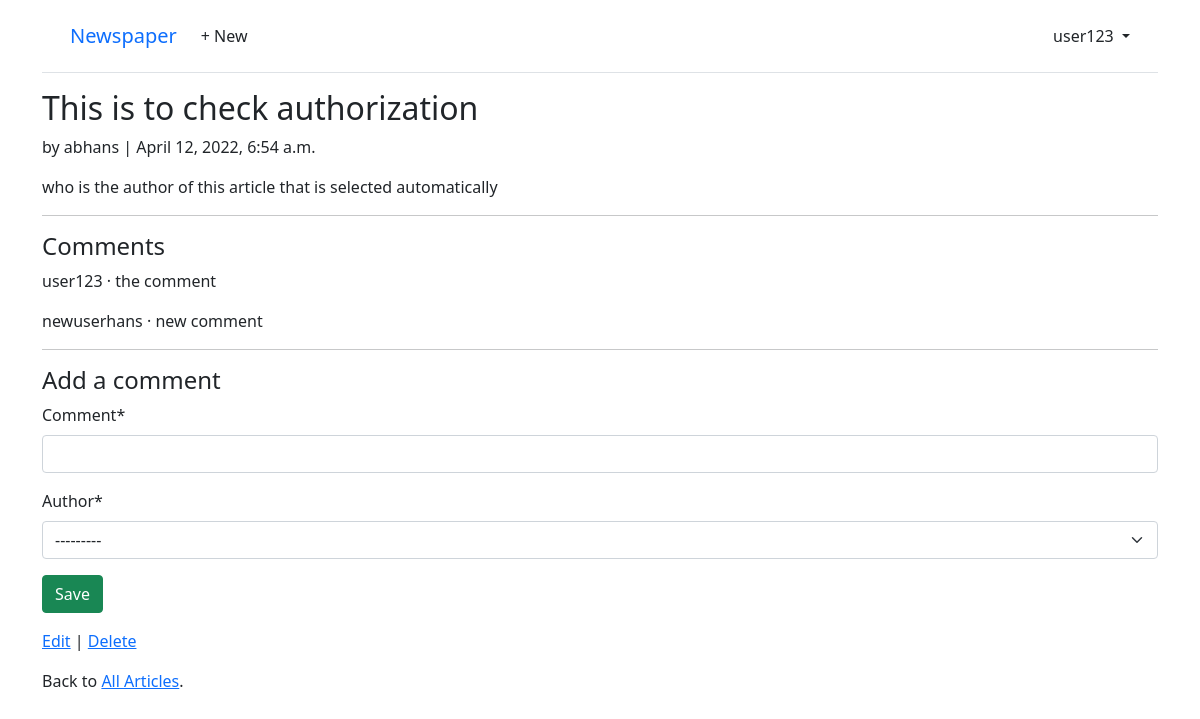
Page /articles/5/ (signed in) on the committed database.
### accounts/models.py (models this page shows)
class CustomUser(AbstractUser):
	age = models.PositiveIntegerField(null=True, blank=True)

### articles/models.py (models this page shows, shortened)
class Article(models.Model):
	title = models.CharField(max_length=255)
	body = models.TextField()
	date = models.DateTimeField(auto_now_add=True)
	author = models.ForeignKey(
		settings.AUTH_USER_MODEL,
		on_delete=models.CASCADE,
		)

class Comment(models.Model): # new
	article = models.ForeignKey(Article, on_delete=models.CASCADE)
	comment = models.CharField(max_length=140)
	author = models.ForeignKey(
	settings.AUTH_USER_MODEL,
	on_delete=models.CASCADE,
	)
	def __str__(self):
		return self.comment

### articles/views.py (the view, shortened to what this page needs)
# urls.py: path("<int:pk>/", ArticleDetailView.as_view(),
class ArticleDetailView(LoginRequiredMixin,View): # new
	def get(self, request, *args, **kwargs):
		view = CommentGet.as_view()
		return view(request, *args, **kwargs)

### articles/forms.py
class CommentForm(forms.ModelForm):
	class Meta:
		model = Comment
		fields = ("comment", "author")

### articles/views.py (called while the page is built)
	def get_context_data(self, **kwargs):
		context = super().get_context_data(**kwargs)
		context["form"] = CommentForm()
		return context

### articles/templates/article_detail.html
{% extends "base.html" %}
{% load crispy_forms_tags %}
{% block content %}
<div class="article-entry">
	<h2>{{ object.title }}</h2>
	<p>by {{ object.author }} | {{ object.date }}</p>
	<p>{{ object.body }}</p>
</div>
<hr>
<h4>Comments</h4>
{% for comment in article.comment_set.all %}
<p>{{ comment.author }} &middot; {{ comment }}</p>
{% endfor %}
<hr>
<h4>Add a comment</h4>
<form action="" method="post">{% csrf_token %}
	{{ form|crispy }}
	<button class="btn btn-success ml-2" type="submit">Save</button>
</form>
<p><a href="{% url 'article_edit' article.pk %}">Edit</a> |
	<a href="{% url 'article_delete' article.pk %}">Delete</a></p>
	<p>Back to <a href="{% url 'article_list' %}">All Articles</a>.</p>
	{% endblock content %}

### accounts/templates/base.html (shortened to what this page needs)
<html>
<head>
	<link href="https://cdn.jsdelivr.net/npm/bootstrap@5.1.3/dist/css/bootstrap.min.css" rel="stylesheet">
</head>
<body>
<div class="container">
   <header class="p-3 mb-3 border-bottom">
      <div class="container">
         <div class="d-flex flex-wrap align-items-center justify-content-center
            justify-content-lg-start">
            <a class="navbar-brand" href="{% url 'home' %}">Newspaper</a>
            <ul class="nav col-12 col-lg-auto me-lg-auto mb-2 justify-content-center
               mb-md-0">
               {% if user.is_authenticated %}
               <li><a href="{% url 'article_new' %}" class="nav-link px-2 link-dark">+ New</a></li>
            </ul>
            <div class="dropdown text-end">
               <a href="#" class="d-block link-dark text-decoration-none dropdown-toggle"
                  id="dropdownUser1" data-bs-toggle="dropdown" aria-expanded="false">
               {{ user.username }}
               </a>
            </div>
            {% endif %}
         </div>
      </div>
   </header>
   <main>
      {% block content %}
      {% endblock content %}
   </main>
</div>
</body>
</html

### rows in the picture
CustomUser: username "user123"
Article: title "This is to check authorization", author "abhans", date "April 12, 2022, 6:54 a.m.", body "who is the author of this article that is selected automatically"
Comment: author "user123", comment "the comment"
Comment: author "newuserhans", comment "new comment"
